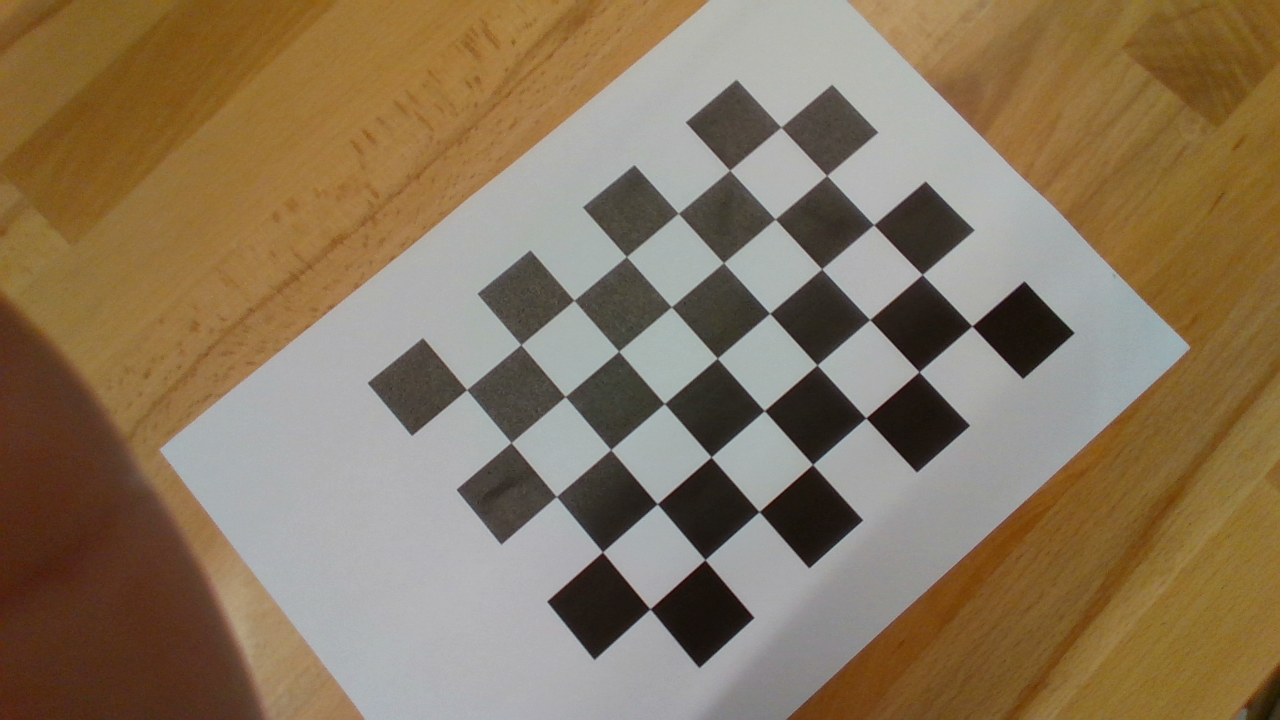
#> input picture python_tests/intrinsics realsense/folder/i10_Color_Color_Color.png, 1280 x 720 px; its folder holds 4 pictures in this run
$ python intrinsics_calc.py
#> lines starting #> are read from the running program, lines starting #| are printed output that depends on the picture
import cv2
import numpy as np
import glob
import argparse
import os

def calibrate_camera(images_folder='folder', pattern_size=(7, 5), square_size=24.95, display_results=False):
    """
    Calibrate camera using images of a chessboard pattern.

    Args:
        images_folder: Path to folder containing calibration images
        pattern_size: Tuple of (width, height) - inner corners of the chessboard pattern
        square_size: Size of a square in the chessboard (any unit)
        display_results: Whether to display detected chessboard corners

    Returns:
        camera_matrix: 3x3 camera intrinsic matrix
        dist_coeffs: Distortion coefficients
        rms_error: Re-projection error
    """
#> called with images_folder = 'folder', pattern_size = (7, 5), square_size = 24.95, display_results = False
    # Prepare object points: (0,0,0), (1,0,0), (2,0,0) ... (8,5,0)
    objp = np.zeros((pattern_size[0] * pattern_size[1], 3), np.float32)
    objp[:, :2] = np.mgrid[0:pattern_size[0], 0:pattern_size[1]].T.reshape(-1, 2) * square_size

    # Arrays to store object points and image points
    objpoints = []  # 3D points in real world space
    imgpoints = []  # 2D points in image plane

    # Get all images from the folder
    image_paths = glob.glob(os.path.join(images_folder, '*.jpg')) + \
                  glob.glob(os.path.join(images_folder, '*.png'))

    if not image_paths:
        raise ValueError(f"No images found in {images_folder}. Make sure they have .jpg or .png extensions.")

    # Process each image
    successful_images = 0
    image_size = None

    print(f"Found {len(image_paths)} images. Processing...")

    for i, image_path in enumerate(image_paths):
        img = cv2.imread(image_path)
#> img is the input picture: shape (720, 1280, 3); mean B, G, R 92.8, 118.3, 136.7
        gray = cv2.cvtColor(img, cv2.COLOR_BGR2GRAY)
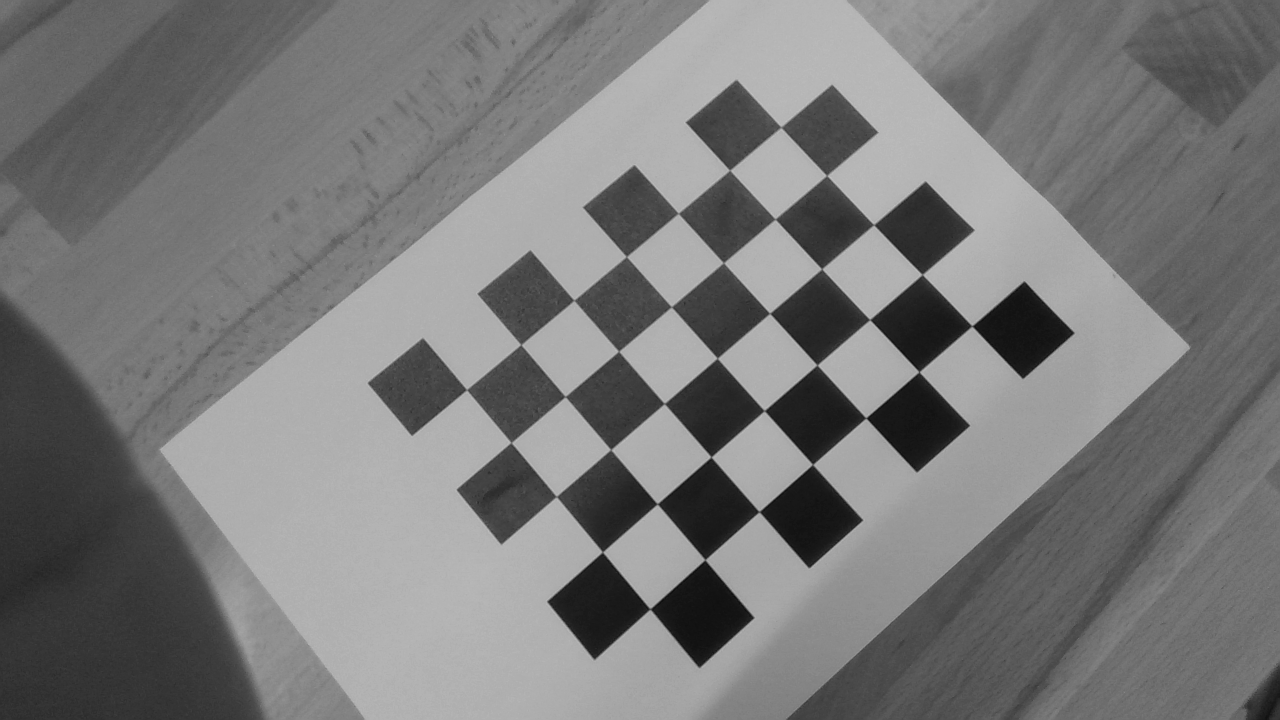
#> gray: shape (720, 1280); min 12, max 194, mean 120.8

        if image_size is None:
            image_size = gray.shape[::-1]
#> image_size = (1280, 720)

        # Find the chessboard corners
        ret, corners = cv2.findChessboardCorners(gray, pattern_size, None)
#> ret = True; corners = 35 rows, first 8: [466.5, 389.7], [521, 344.6], [573.8, 300.2], [626.4, 256.4], [678.4, 213.4], [729.7, 170], [780.9, 127.2], [511, 442.6]

        print(f"processing image {i}")

        # If found, add object points and image points
        if ret:
            successful_images += 1
            objpoints.append(objp)

            # Refine corner positions
            criteria = (cv2.TERM_CRITERIA_EPS + cv2.TERM_CRITERIA_MAX_ITER, 30, 0.001)
            corners2 = cv2.cornerSubPix(gray, corners, (11, 11), (-1, -1), criteria)
#> corners2 = 35 rows, first 8: [466.5, 389.7], [520.8, 344.6], [574, 300.3], [626.4, 256.5], [678.3, 213.2], [729.7, 170.3], [780.9, 127.1], [511, 442.5]
            imgpoints.append(corners2)

            # Display the corners
            if display_results:
                cv2.drawChessboardCorners(img, pattern_size, corners2, ret)
                window_name = f"Chessboard Corners - {os.path.basename(image_path)}"
                cv2.imshow(window_name, img)
                cv2.waitKey(500)  # Display each image for 500ms
        else:
            print(f"Could not find chessboard corners in {os.path.basename(image_path)}")
#> pass 2 of the loop in calibrate_camera, `for i, image_path in enumerate(image_paths):`:
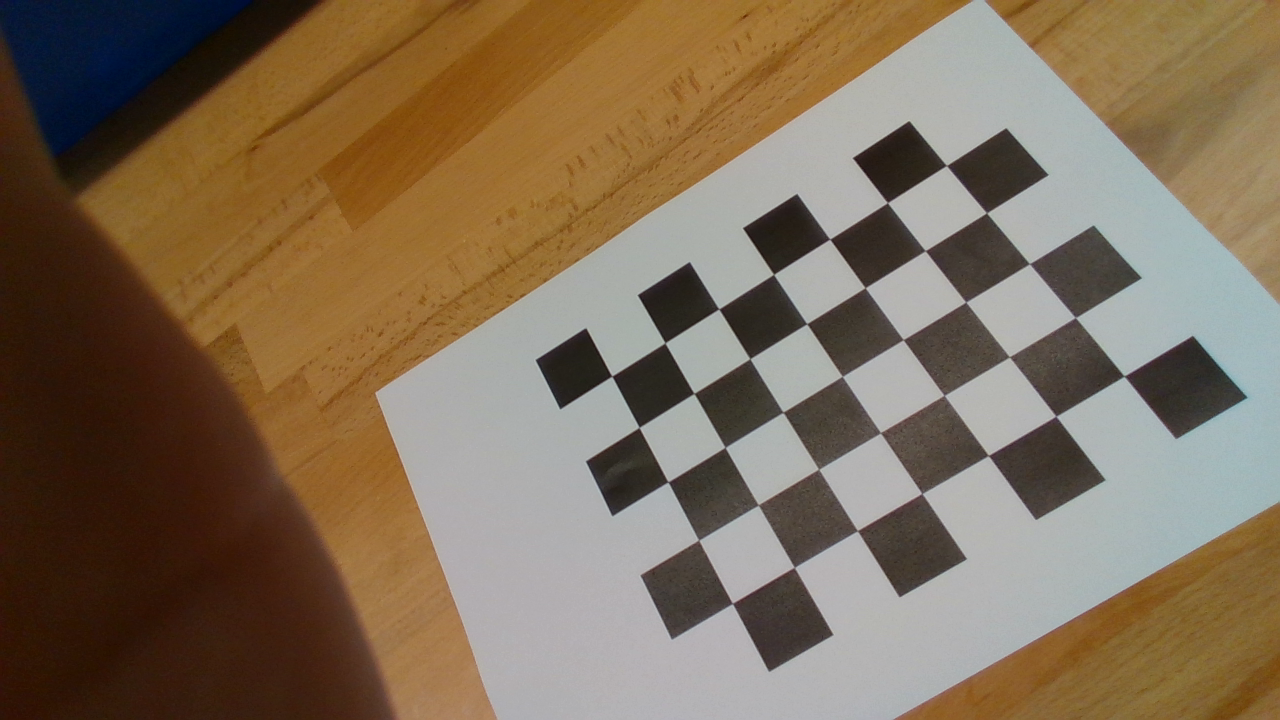
#> input picture python_tests/intrinsics realsense/folder/i11_Color_Color_Color.png, 1280 x 720 px
#> in calibrate_camera, img is the input picture: shape (720, 1280, 3); mean B, G, R 87.1, 109, 127.1
#> in calibrate_camera, `gray = cv2.cvtColor(img, cv2.COLOR_BGR2GRAY)`:
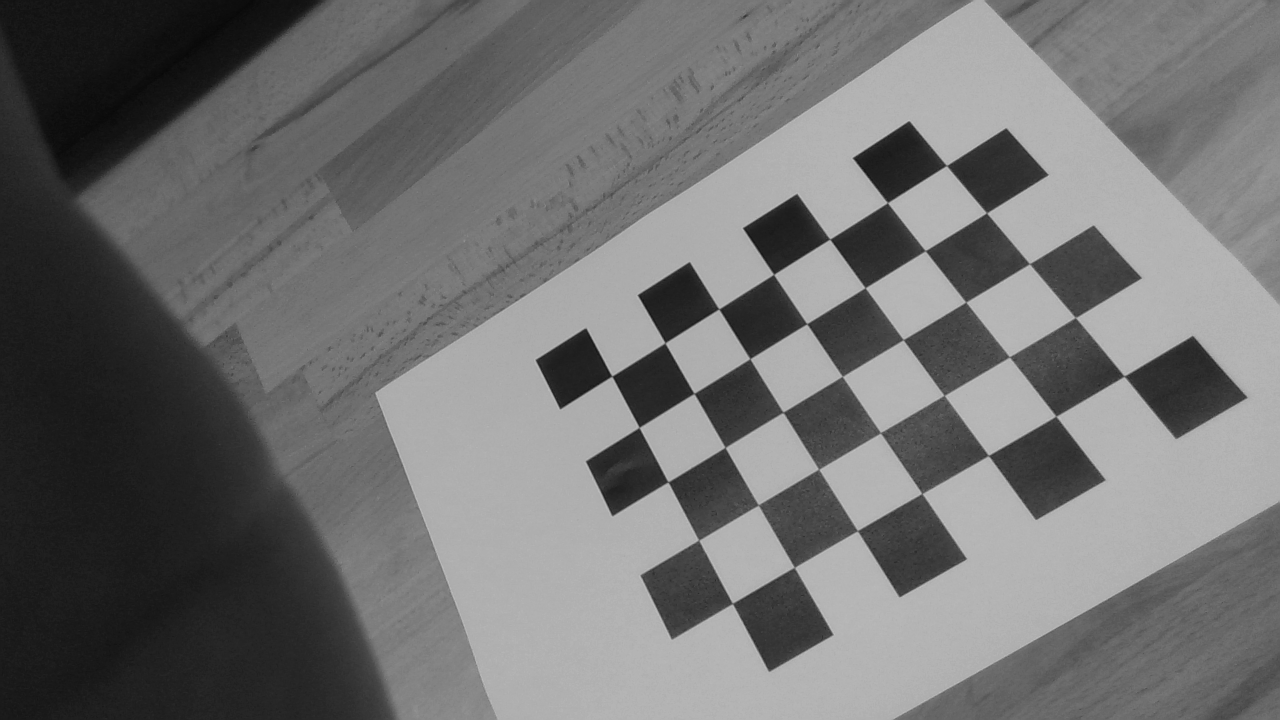
#> gray: shape (720, 1280); min 7, max 195, mean 111.9
#> corners = 35 rows, first 8: [611.9, 376.2], [665, 342.8], [718.9, 308.9], [773.6, 274.3], [829.8, 239.1], [887.5, 202.5], [946.5, 165.5], [639.1, 427.3]
#> corners2 = 35 rows, first 8: [611.8, 376.1], [665, 342.8], [718.8, 308.9], [773.6, 274.4], [829.7, 239.1], [887.5, 202.6], [946.4, 165.5], [639.1, 427.3]
#> pass 3 of the loop in calibrate_camera, `for i, image_path in enumerate(image_paths):`:
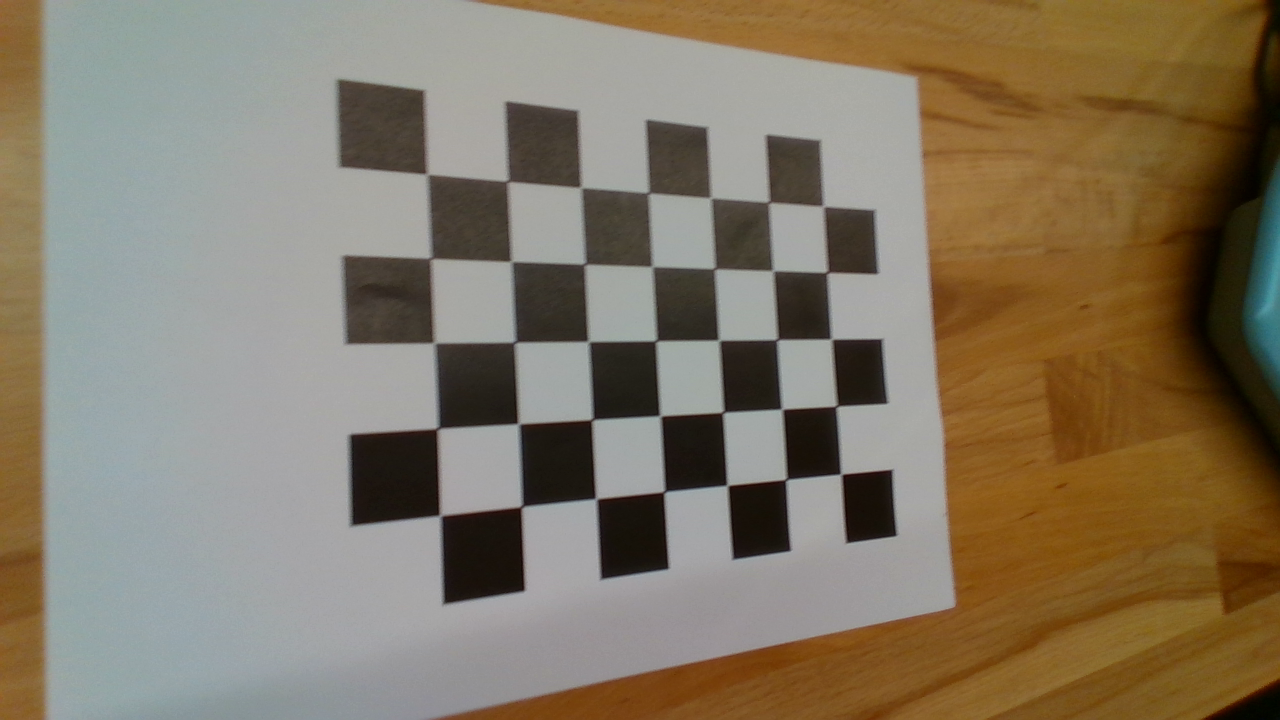
#> input picture python_tests/intrinsics realsense/folder/i12_Color_Color_Color.png, 1280 x 720 px
#> in calibrate_camera, img is the input picture: shape (720, 1280, 3); mean B, G, R 100.3, 119.7, 131.3
#> in calibrate_camera, `gray = cv2.cvtColor(img, cv2.COLOR_BGR2GRAY)`:
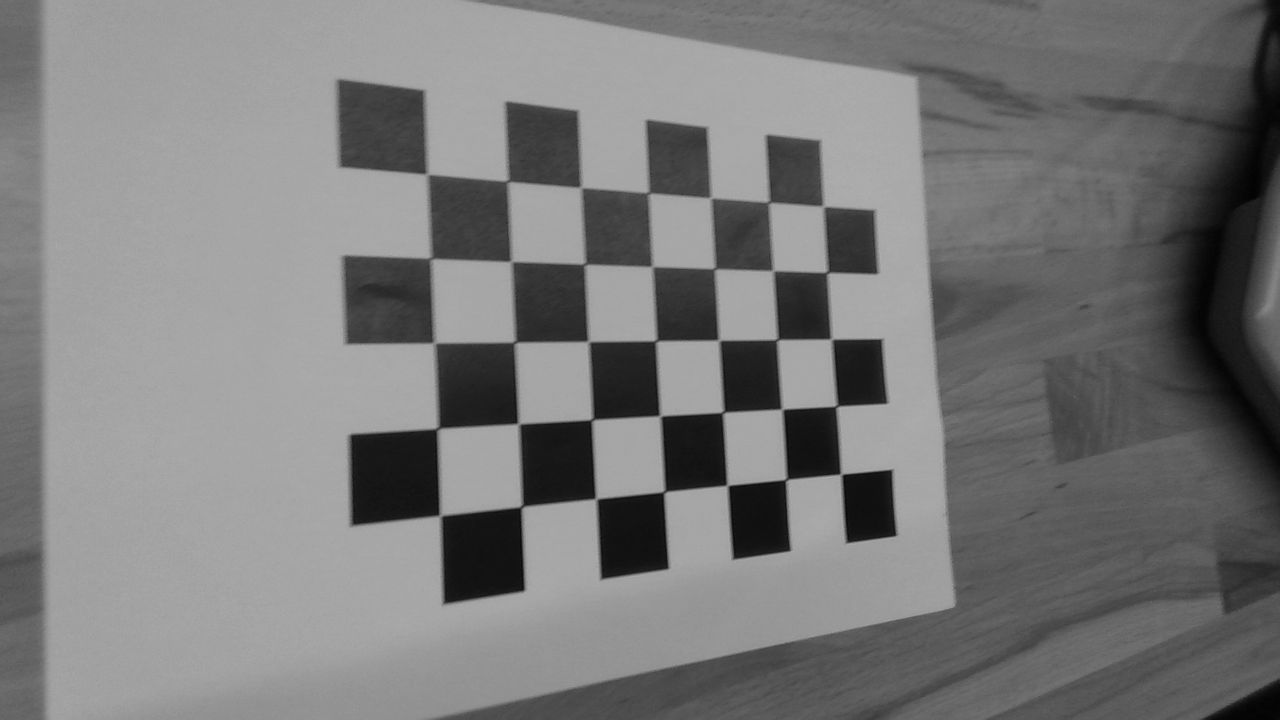
#> gray: shape (720, 1280); min 2, max 178, mean 120.9
#> corners = 35 rows, first 8: [427.3, 174.3], [506.9, 181], [581, 187.5], [650.2, 193.2], [710.5, 198], [767.8, 202.2], [824.1, 207.3], [430.1, 257.6]
#> corners2 = 35 rows, first 8: [427, 174.2], [507.7, 181.3], [581, 187.4], [648.5, 192.9], [710.8, 197.8], [769, 202.3], [823.4, 206.2], [430.7, 258.4]
#> the loop made 4 passes; the first 3 are shown

    if display_results:
        cv2.destroyAllWindows()

    print(f"Successfully processed {successful_images}/{len(image_paths)} images")

    if successful_images == 0:
        raise ValueError("Could not find chessboard corners in any of the provided images")

    # Calibrate camera
    flags = 0
#> flags = 0
    # flags |= cv2.CALIB_FIX_ASPECT_RATIO
    # flags |= cv2.CALIB_ZERO_TANGENT_DIST

    ret, camera_matrix, dist_coeffs, rvecs, tvecs = cv2.calibrateCamera(
        objpoints, imgpoints, image_size, None, None, flags=flags)

    # Calculate re-projection error
    mean_error = 0
    for i in range(len(objpoints)):
        imgpoints2, _ = cv2.projectPoints(objpoints[i], rvecs[i], tvecs[i], camera_matrix, dist_coeffs)
        error = cv2.norm(imgpoints[i], imgpoints2, cv2.NORM_L2) / len(imgpoints2)
        mean_error += error

    print(f"Re-projection error: {mean_error/len(objpoints)}")

    return camera_matrix, dist_coeffs, mean_error/len(objpoints)

def main():

    try:
        camera_matrix, dist_coeffs, rms_error = calibrate_camera()

        # Print calibration results
        print("\nCamera Intrinsic Matrix:")
        print(camera_matrix)
        print("\nDistortion Coefficients:")
        print(dist_coeffs)
        print(f"\nCalibration RMS Error: {rms_error}")

        # Save calibration results
        np.savez('output',
                camera_matrix=camera_matrix,
                dist_coeffs=dist_coeffs,
                rms_error=rms_error)
        print(f"\nCalibration parameters saved to output")

    except Exception as e:
        print(f"Error during calibration: {e}")

if __name__ == "__main__":
    main()
